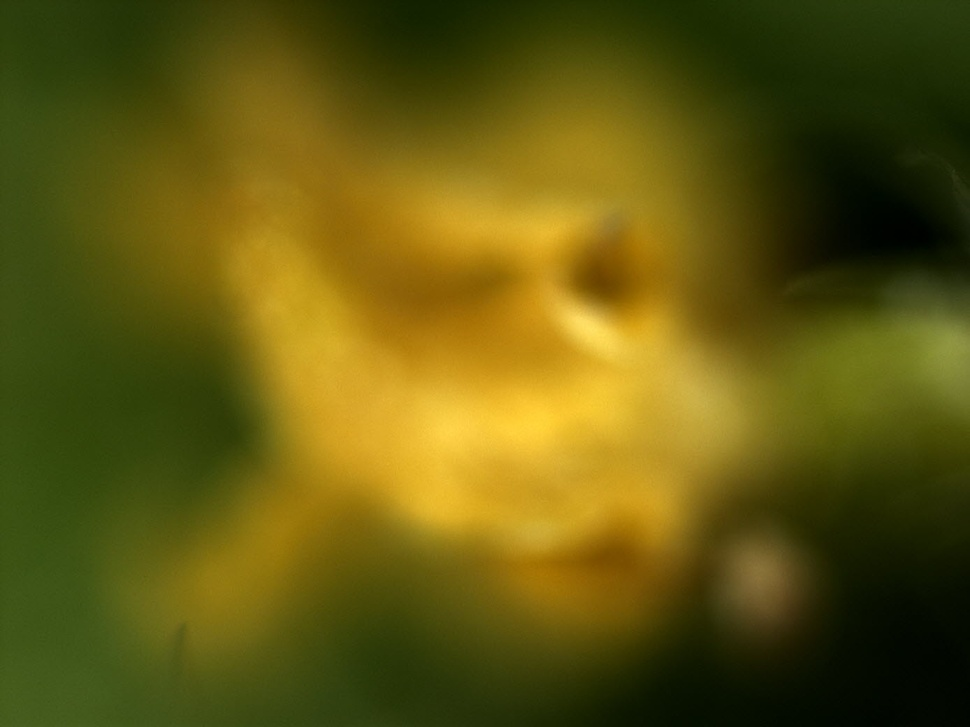
#> input picture content/physique/data_shapefromfocus/focus01.jpg, 970 x 727 px, shrunk from 1388 x 1040 before the run; its folder holds only this picture in this run
$ jupyter execute --allow-errors shapefromfocus.ipynb   (shell and % lines are left out)
#> lines starting #> are read from the running program, lines starting #| are printed output that depends on the picture
[cell 1]
# <!-- collapse=True -->
import numpy as np

import matplotlib.pyplot as plt

# Shape from focus

Avez-vous déjà observé une fourmi au microscope ? Le problème est que la profondeur de champ d'un microscope est en général assez faible, limitant la possibilité d'observer un objet en 3d. Seule une faible portion de l'image est alors nette. En revanche, le réglage du focus est souvent très fin.  Il est donc possible de scanner verticalement l'objet et d'observer successivement les zones nettes de l'objet, correspondant à différentes altitudes.

L'idée est de prendre une série de photos à des hauteur différentes pour ensuite les combiner numériquement et ainsi créer une image finale ayant une grande profondeur de champ.

_Remarque:_ C'est une technique existante et déjà étudiée. Il existe plusieurs articles concernant ce sujet ([google scholar](https://scholar.google.fr/scholar?q=%22shape+from+focus%22)).

J'ai voulu tester cette idée sur une fleur, étant donné qu'il est plus difficile d'attraper une fourmi. La taille de la fleur est inférieure au millimètre.

Avec un peu de patience on obtient un cube d'une vingtaine d'images correspondant à différente coupe de l'objet.

Nous allons voir comment détecter numériquement les zones nettes à l'intérieur de chaque image. Cette mesure est obtenue en évaluant la dérivée seconde (Laplacien en 2d) des valeurs de gris de l'image. Une zone nette présente des variations rapides, donc des courbures importantes, alors qu'une zone floue est lisse, avec des courbures faibles.

On utilise la librairie `ndimage` de Scipy ([doc](https://docs.scipy.org/doc/scipy-0.18.1/reference/ndimage.html)):

[cell 2]
from scipy import ndimage

## Chargement des photos

[cell 3]
n = 20 # nombre de photos

images = []
#> (the rest of this cell did not finish here and is left out)

Exemple de 3 images succesives: (voir aussi l'[image n°5](/physique/data_shapefromfocus/focus05.jpg))

[cell 4]
# <!-- collapse=True -->
fig, ax = plt.subplots( 1, 3 , figsize=(10, 6));
#> (the rest of this cell did not finish here and is left out)

On travail sur les valeurs de gris seulement. La fonction suivante permet de convertir les valeurs RGB en niveau de gris:

[cell 5]
def rgb2gray(rgb):
    return np.dot(rgb[...,:3], [0.299, 0.587, 0.114])

plt.figure( figsize=(10, 12) );
#> (the rest of this cell did not finish here and is left out)

On souhaite évaluer le degrée de netteté de chaque pixels. Pour cela l'idée est de calculer la dérivée seconde (le Laplacien) en chaque point des images. Le filtre `gaussian_laplace(I, sigma)` permet de réaliser cela ([doc](https://docs.scipy.org/doc/scipy-0.18.1/reference/generated/scipy.ndimage.gaussian_laplace.html#scipy.ndimage.gaussian_laplace)). Comme la courbure peut être négative ou positive on calcul le carré du laplacien.

Le paramètre important est la largeur du filtre $\sigma$. On le trouve par essais-erreur.

[cell 6]
sigma = 4
laplaciens = []
for I in images:
    Igray = rgb2gray( I )
    curv = ndimage.filters.gaussian_laplace( Igray , sigma)
    curv2 = curv**2
    laplaciens.append( curv2  )
#> this loop made 1 pass
#> pass 1, `Igray = rgb2gray( I )`:
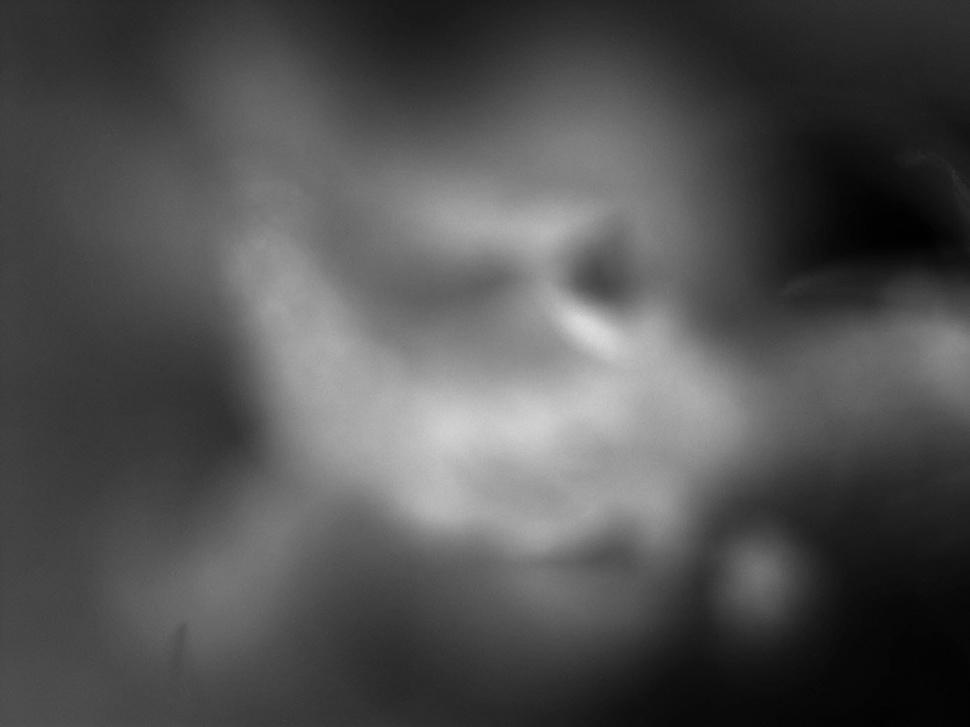
#> Igray: shape (727, 970) float64; min 0.587, max 221, mean 82
#> pass 1, `curv = ndimage.filters.gaussian_laplace( Igray , sigma)`:
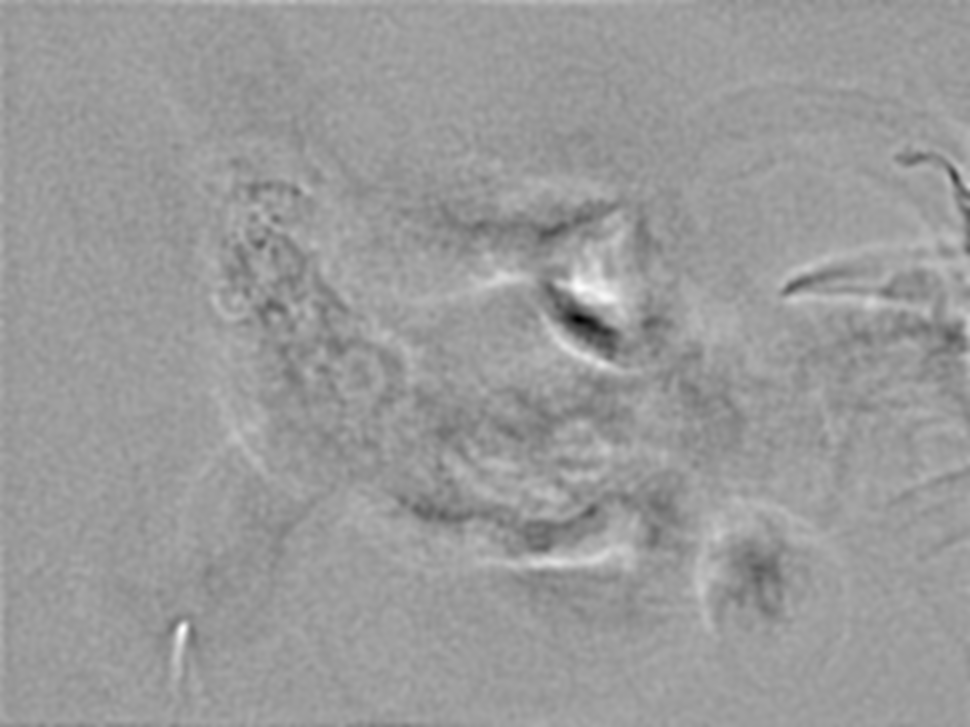
#> curv: shape (727, 970) float64; min -0.587, max 0.369, mean -0.00657; drawn with min black and max white
#> after the loop, laplaciens = 1 item

### Effet du filtre

En appliquant le filtre à une image ayant un unique pixel "noir"  (=1), on obtient la fonction du filtre. L'application du filtre consiste au produit de convolution de cette fonction avec l'image. La courbe suivante est le profil passant par le centre.

[cell 7]
# <!-- collapse=True -->
nd = 45
dirac = np.zeros( (nd, nd) )
dirac[ int(nd/2), int(nd/2)  ] = 1

fig, ax = plt.subplots( 1, 3 , figsize=(12, 4));

F_dirac = ndimage.filters.gaussian_laplace( dirac , sigma)
ax[0].imshow(  dirac , cmap=plt.cm.plasma ); ax[0].axis('off');
ax[1].imshow(  F_dirac, cmap=plt.cm.BrBG );
ax[1].axis('off');

ax[2].plot(  F_dirac[int(nd/2), :], '-'); ax[2].set_yticks([0]); ax[2].set_yticklabels(['0']);
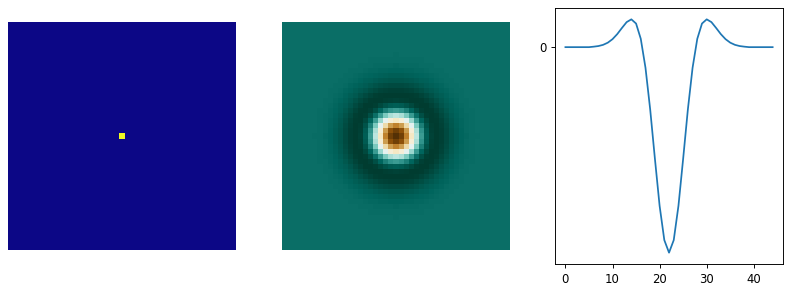
#> figure drawn by matplotlib, 3 panels; panel 3: curve peaks at x = 14, y = 0.000168

[cell 8]
plt.figure( figsize=(10, 12) );
#> (the rest of this cell did not finish here and is left out)

## Profils transverses

On regarde maintenant des profils dans la profondeur du cube, pour quelques pixels au hazard. Ceci permet de vérifier que les courbes obtenues onts bien un unique maximum, indiquant l'image la plus nette pour ce pixel.

[cell 9]
Lx, Ly, nColors = np.shape( images[0] )
#> Lx = 727; Ly = 970; nColors = 3
points = [ (np.random.randint(Lx), np.random.randint(Ly)) for i in range(6) ]

[cell 10]
plt.figure(figsize=(12, 4))
for pixel in points:
    profil = [ L[pixel] for L in laplaciens]

    plt.plot( profil ); plt.xlabel('n° image');
#> this loop made 6 passes
#> profil on passes 1 to 6: [0.000423], [0.0223], [0.000343], [0.000854], [0.000183], [0.000231]
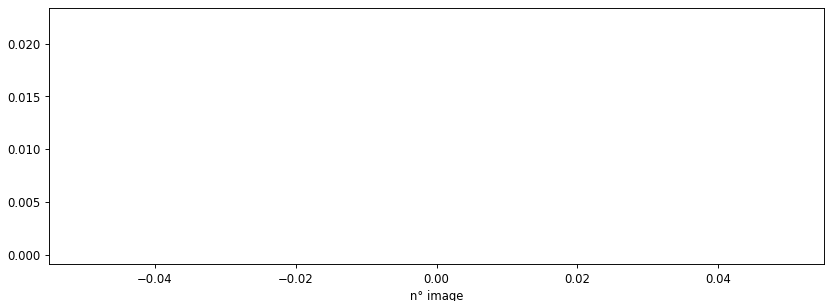
#> figure drawn by matplotlib, 1 panel

_Remarque: Le pic du maximum correspond souvent à une image unique, l'image suivante et précedente étant complètement flou... il n'y a donc pas de recouvrement entre les images. Pour obtenir un meilleur résultat, il faudrait un recouvrement de nettété entre les images, c'est-à-dire plus d'images..._

On cherche ensuite l'indice du maximum pour chaque pixel:

[cell 11]
cArgMax = np.argmax(  np.array(laplaciens), 0 )
#> cArgMax: shape (727, 970) int64; every value is 0

[cell 12]
plt.figure( figsize=(10, 12) );
cmap = plt.get_cmap('jet', len(images));
cax = plt.imshow( cArgMax, cmap=cmap);
plt.colorbar(cax, orientation='horizontal')
plt.axis('off');
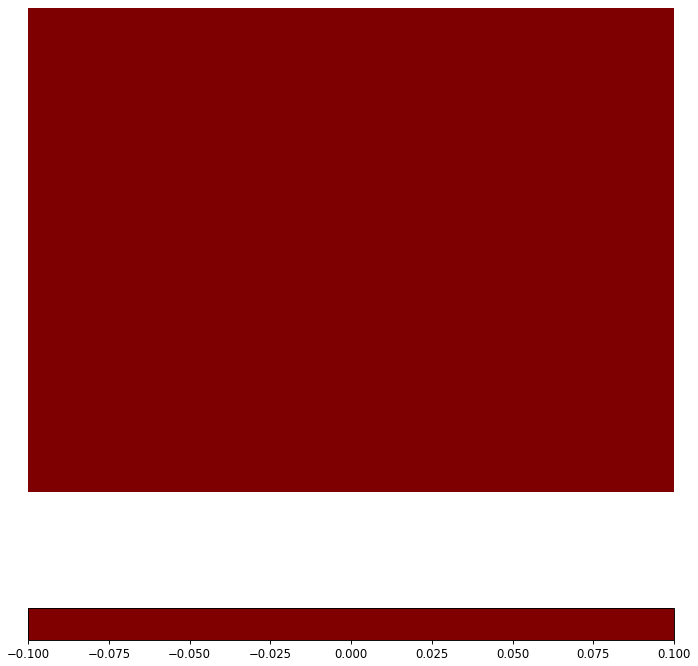
#> figure drawn by matplotlib, 2 panels

On filtre ensuite par la mediane. Là encore la taille du filtre est ajustée par essais.

[cell 13]
n = 8
cMax = ndimage.filters.median_filter(cArgMax, footprint=np.ones((n, n)) )
cMax = np.round( cMax )

plt.figure( figsize=(10, 12) );
plt.imshow( cMax, cmap=cmap);
plt.axis('off');

Puis on forme une image unique en choisiant le pixel le plus nette dans chaque image:

[cell 14]
I_merged = images[0]
#> I_merged is the input picture: shape (727, 970, 3); mean R, G, B 96.5, 87.6, 15.1
for k, I in enumerate( images ):
    I_merged[ cMax==k ] = images[k][ cMax==k ]

plt.figure( figsize=(10, 12) );
plt.imshow( I_merged );
plt.axis('off');
